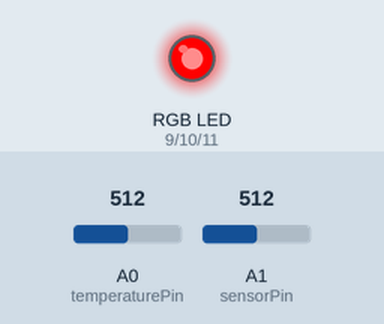
A sketch run on a simulated Arduino Uno, built with avr-gcc and run on an emulated ATmega328P. Shown: an RGB LED mixed from three pins (HIGH = lit). Inputs (shaded band) come from the test bench; at power-on: A0 (temperaturePin) = 512, A1 (sensorPin) = 512. What the sketch prints to the serial monitor is not drawn.

Above: at 1.8 s.
1.9 s: A0 (temperaturePin) set to 122
At 3.1 s:
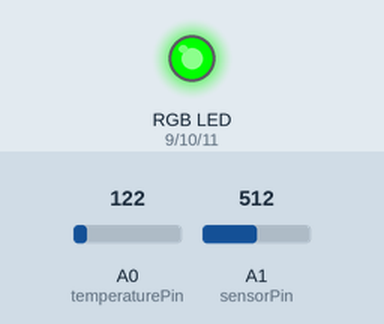
3.5 s: A0 (temperaturePin) set to 306
At 4.8 s:
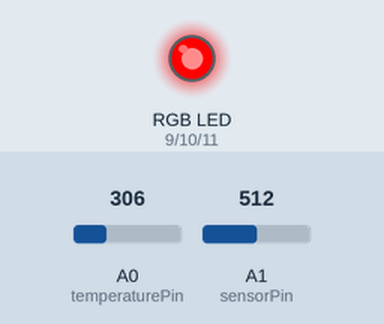
5.5 s: A0 (temperaturePin) set to 18
At 6.4 s:
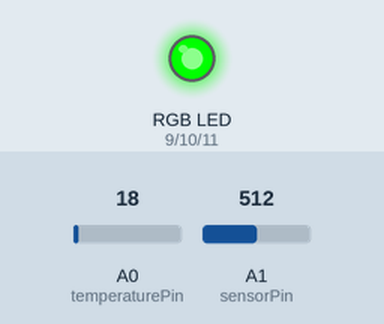
Timing chart, 0 to 8.5 s (numbered marks = the images above; inputs shaded):
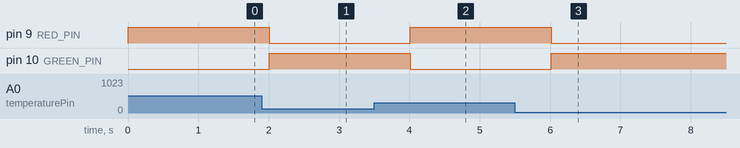

The sketch:

Photo_Resistor_circuit_AND_tempSensor_RGBLED_v2.ino
```cpp
const int temperaturePin = A0;
const int sensorPin = 1;
const int RED_PIN = 9;
const int GREEN_PIN = 10;
const int BLUE_PIN = 11;
int lightLevel;
int calibratedlightLevel; //used to store the scaled / calibrated lightLevel
int maxThreshold = 0;
int minThreshold = 1023; //used for setting the "min" light level


void setup() {

  pinMode(RED_PIN, OUTPUT); // set up the LED pin to be an output
  pinMode(GREEN_PIN, OUTPUT);
  pinMode(BLUE_PIN, OUTPUT);
  Serial.begin(9600);
}

void loop() {

  lightLevel= analogRead(sensorPin); //reads the voltage on the sensorPin
  Serial.print(lightLevel);
  //autoRange(); //autoRanges the min / max values you see in your room.

  calibratedlightLevel = map(lightLevel, 0, 1023, 0, 255); //scale the lightLevel from 0 - 1023 range 0 - 255 range.
                                                           //the map() function applies a linear scale / offset
                                                           //map(inputVAlue, formMin, fromMax, toMin, toMax);
  Serial.print("\t"); //tab character
  Serial.println(calibratedlightLevel); //println prints an CRLF at the end (creates a new line after)
  analogWrite(RED_PIN, calibratedlightLevel); //set the led level based on the input lightLevel.
  analogWrite(GREEN_PIN, calibratedlightLevel);
  analogWrite(BLUE_PIN, calibratedlightLevel);

  float voltage, degreesC, degreesF; //Declare 3 floating point variable
  voltage = getVoltage(temperaturePin); //Measure the volatge at the analog pin
  degreesC = (voltage - 0.5) * 100.0; //Convert the voltage to degrees Celcius
  degreesF = degreesC * (9.0 / 5.0) + 32.0;

  if (degreesC > 28.0)
  {
    // RED
  digitalWrite(RED_PIN, HIGH);
  digitalWrite(GREEN_PIN, LOW);
  digitalWrite(BLUE_PIN, LOW);
  }
  else if (degreesC < 23.0)
  {
    // Green
  digitalWrite(RED_PIN, LOW);
  digitalWrite(GREEN_PIN, HIGH);
  digitalWrite(BLUE_PIN, LOW);
  }
  else
  {
    // Blue
  digitalWrite(RED_PIN, LOW);
  digitalWrite(GREEN_PIN, LOW);
  digitalWrite(BLUE_PIN, HIGH);
  }

  Serial.print("voltage: ");
  Serial.print(voltage);
  Serial.print(" deg C: ");
  Serial.print(degreesC);
  Serial.print(" deg F: ");
  Serial.print(degreesF);
  delay(1000); // repeat once per second (change as you wish)
}

float getVoltage(int pin) //Function to read and return
{
  return (analogRead(pin) * 0.004882814);
}

void autoRange()
{
if (lightLevel < minThreshold) // minThreshold was initialized to 1023 -- so, if it's less, reset the threshold level.
minThreshold = lightLevel;

if (lightLevel > maxThreshold) // maxThreshold was initialized to 0 -- so, if it's bigger, reset the threshold level.
maxThreshold = lightLevel;
// Once we have the highest and lowest values, we can stick them
// directly into the map() function.
//
// This function must run a few times to get a good range of bright and dark values in order to work.
lightLevel = map(lightLevel, minThreshold, maxThreshold, 0, 255);
lightLevel = constrain(lightLevel, 0, 255);
}
```

Measured:
- after the input at 1.9 s, pin 9 (RED_PIN): HIGH → LOW after 0.11 s; pin 10 (GREEN_PIN): LOW → HIGH after 0.11 s
- after the input at 3.5 s, pin 9 (RED_PIN): LOW → HIGH after 0.51 s; pin 10 (GREEN_PIN): HIGH → LOW after 0.51 s
- after the input at 5.5 s, pin 9 (RED_PIN): HIGH → LOW after 0.51 s; pin 10 (GREEN_PIN): LOW → HIGH after 0.51 s
